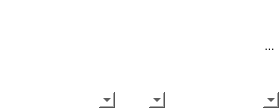
<?xml version="1.0" encoding="UTF-8"?>
<ui version="4.0">
 <class>CompareWidget</class>
 <widget class="QWidget" name="CompareWidget">
  <property name="geometry">
   <rect>
    <x>0</x>
    <y>0</y>
    <width>279</width>
    <height>108</height>
   </rect>
  </property>
  <property name="windowTitle">
   <string>Form</string>
  </property>
  <property name="styleSheet">
   <string notr="true">background-color: rgb(255, 255, 255);</string>
  </property>
  <layout class="QGridLayout" name="gridLayout_2">
   <property name="leftMargin">
    <number>0</number>
   </property>
   <property name="topMargin">
    <number>0</number>
   </property>
   <property name="rightMargin">
    <number>0</number>
   </property>
   <property name="bottomMargin">
    <number>0</number>
   </property>
   <property name="spacing">
    <number>0</number>
   </property>
   <item row="0" column="0">
    <layout class="QVBoxLayout" name="verticalLayout">
     <property name="spacing">
      <number>0</number>
     </property>
     <item>
      <widget class="QWidget" name="editLayout_2" native="true">
       <layout class="QHBoxLayout" name="editLayout">
        <property name="spacing">
         <number>0</number>
        </property>
        <property name="leftMargin">
         <number>0</number>
        </property>
        <property name="topMargin">
         <number>0</number>
        </property>
        <property name="rightMargin">
         <number>0</number>
        </property>
        <property name="bottomMargin">
         <number>0</number>
        </property>
        <item>
         <widget class="QTextEdit" name="textEdit">
          <property name="frameShape">
           <enum>QFrame::NoFrame</enum>
          </property>
          <property name="verticalScrollBarPolicy">
           <enum>Qt::ScrollBarAlwaysOff</enum>
          </property>
          <property name="horizontalScrollBarPolicy">
           <enum>Qt::ScrollBarAlwaysOff</enum>
          </property>
         </widget>
        </item>
        <item>
         <widget class="QToolButton" name="toolButton">
          <property name="styleSheet">
           <string notr="true">	border: 1px solid &quot;gray&quot;;
	border-radius: 0px;
color: &quot;black&quot;;
background:  &quot;white&quot;;</string>
          </property>
          <property name="text">
           <string>...</string>
          </property>
          <property name="popupMode">
           <enum>QToolButton::DelayedPopup</enum>
          </property>
          <property name="toolButtonStyle">
           <enum>Qt::ToolButtonTextOnly</enum>
          </property>
          <property name="autoRaise">
           <bool>false</bool>
          </property>
         </widget>
        </item>
       </layout>
      </widget>
     </item>
     <item>
      <widget class="QWidget" name="compareCtl" native="true">
       <layout class="QGridLayout" name="gridLayout">
        <property name="leftMargin">
         <number>0</number>
        </property>
        <property name="topMargin">
         <number>0</number>
        </property>
        <property name="rightMargin">
         <number>0</number>
        </property>
        <property name="bottomMargin">
         <number>0</number>
        </property>
        <property name="spacing">
         <number>0</number>
        </property>
        <item row="0" column="0">
         <layout class="QHBoxLayout" name="horizontalLayout">
          <property name="spacing">
           <number>0</number>
          </property>
          <item>
           <widget class="QComboBox" name="cmbLeftCompare">
            <property name="autoFillBackground">
             <bool>false</bool>
            </property>
            <property name="styleSheet">
             <string notr="true">QComboBox {
	background-color: rgb(255, 255, 255);
    color: &quot;black&quot;;
    border: 0px;
}</string>
            </property>
            <property name="frame">
             <bool>true</bool>
            </property>
           </widget>
          </item>
          <item>
           <widget class="QComboBox" name="cmbCompare">
            <property name="maximumSize">
             <size>
              <width>50</width>
              <height>16777215</height>
             </size>
            </property>
            <property name="styleSheet">
             <string notr="true">QComboBox {
	background-color: rgb(255, 255, 255);
    color: &quot;black&quot;;
    border: 0px;
}</string>
            </property>
            <property name="frame">
             <bool>true</bool>
            </property>
           </widget>
          </item>
          <item>
           <widget class="QComboBox" name="cmbRightCompare">
            <property name="styleSheet">
             <string notr="true">QComboBox {
	background-color: rgb(255, 255, 255);
    color: &quot;black&quot;;
    border: 0px;
}</string>
            </property>
            <property name="frame">
             <bool>true</bool>
            </property>
           </widget>
          </item>
         </layout>
        </item>
       </layout>
      </widget>
     </item>
    </layout>
   </item>
  </layout>
 </widget>
 <resources/>
 <connections/>
</ui>
